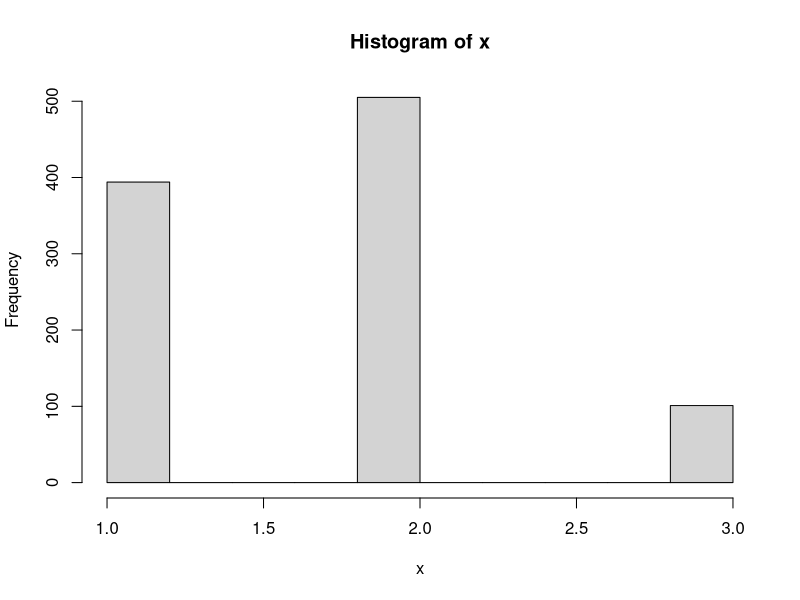

R code for this plot:
#Oef.1 
#create transition 3x3 transition matrix
T = matrix ( c ( 0.6 , 0.3 , 0.1 , 0.4 , 0.5 , 0.1 , 0.3 , 0.4 , 0.3 ),  ncol = 3 ,  nrow = 3 ,  byrow = TRUE )
#sample from pmf in R
pmf  =   T [ 2 ,]
x  =   sample ( x = 1 : nrow ( T ), prob = pmf ,  size = 1000 ,  replace = TRUE )
hist ( x )
#function to generate a trajectory of n steps, from an MC,
#with a transition matrix T,
#a start state E_1
sample_mc  <-   function ( T ,  E_1 ,  n )   {
  trajectory  =   c ()
  E_n  =  E_1
  for   ( i  in   1 : n )   {
    #get the row of T that corresponds to state E_n
    pmf  =   T [ E_n ,]
    #sample from the pmf
    E_n  =   sample ( x = 1 : nrow ( T ), prob = pmf ,  size = 1 )
    #append the result to the return vector
    trajectory  =   c ( trajectory ,  E_n )
  }
  return   ( trajectory )
}
sample_mc(T, E_1=matrix(c(1 , 0, 0),nrow=3,ncol=1),n = 26)[26]
sample_mc(T, E_1=matrix(c(0 , 0, 1),nrow=3,ncol=1),n = 16)[16]

